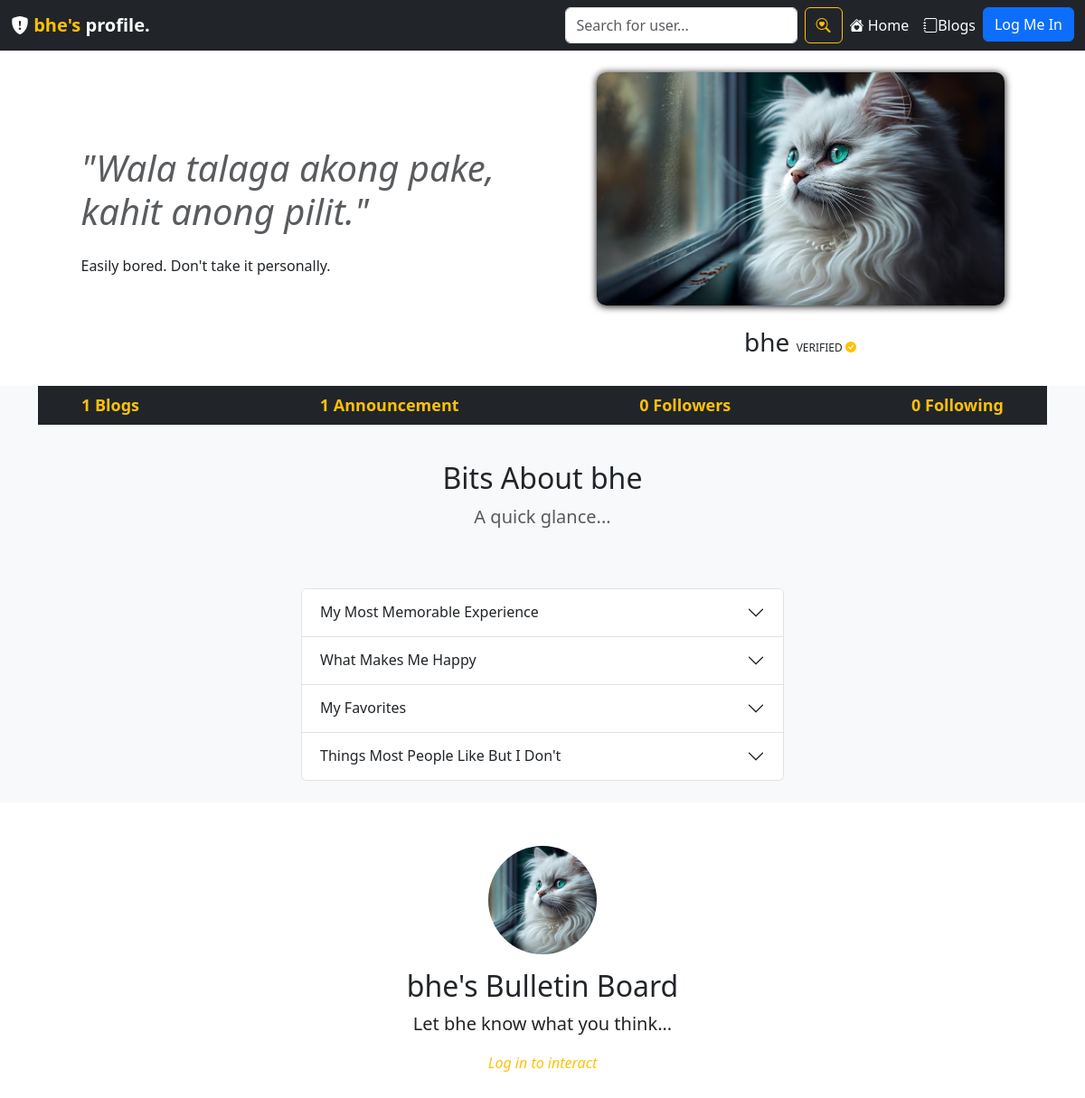
/bhe/, run on the app's committed database.
### users/models.py (models this page shows)
class Profile(models.Model):
    user = models.OneToOneField(User, on_delete=models.CASCADE)
    motto = models.TextField(max_length=300, default="Best friends don’t let you do stupid things alone.")
    about_yourself = models.TextField(max_length=2000, default="😀")
    profile_pic = models.ImageField(default='profilepic.jpg',upload_to='profile_pictures')
    q1 = models.TextField(max_length=1000, default="No answer yet.")
    q2 = models.TextField(max_length=1000, default="No answer yet.")
    q3 = models.TextField(max_length=1000, default="No answer yet.")
    q4 = models.TextField(max_length=1000, default="No answer yet.")
    verified = models.BooleanField(default=False)
    def __str__(self):
        return self.user.username

### users/views.py (the view)
# urls.py: path('<str:username>/',user_views.profile,name='profile')
def profile(request, username):
    profile_user = get_object_or_404(User, username=username)
    profile = get_object_or_404(Profile, user=profile_user)
    user_blog_count = Blog.objects.filter(author=profile_user).count()
    user_object = User.objects.get(username=username)
    user_profile = Profile.objects.get(user=user_object)
    user_posts = BulletinBoard.objects.filter(user=username)
    user_posts_length = len(user_posts)
    user_followers = FollowersCount.objects.filter(follower=username)
    user_followers_length = len(user_followers)
    user_following = FollowersCount.objects.filter(user=username)
    user_following_length = len(user_following)
    follower = request.user.username
    user = username
    if FollowersCount.objects.filter(follower=follower, user=user).first():
        button_text = 'Unfollow'
    else :
        button_text = 'Follow'
    context = {
        'user_object': user_object,
        'user_profile': user_profile,
        'user_posts': user_posts,
        'user_posts_length': user_posts_length,
        'user_followers': user_followers,
        'user_followers_length': user_followers_length,
        'user_following': user_following,
        'user_following_length': user_following_length,
        'button_text': button_text,
        'profile_user': profile_user,
        'profile': profile,
        'user_blog_count': user_blog_count,
    }
    posts = ProfileBulletinBoard.objects.filter(user=profile_user).order_by('created_at')
    return render(request, 'users/profile.html', context)

### users/templates/users/profile.html (shortened to what this page needs)
{% load static %}
{% load user_tags %}
<!doctype html>
<html lang="en">
<head>
    <link href="https://cdn.jsdelivr.net/npm/bootstrap@5.3.2/dist/css/bootstrap.min.css" rel="stylesheet">
    <link rel="stylesheet" href="https://cdn.jsdelivr.net/npm/bootstrap-icons@1.11.2/font/bootstrap-icons.min.css">
</head>
<body>
    <nav class="navbar navbar-expand-md navbar-dark fixed-top bg-dark">
        <div class="container-xxl">
            <span class="navbar-brand">
                {% if request.user == profile.user %}
                    <span class="fw-bold">
                        <i class="bi bi-shield-fill-exclamation text-warning"></i>
                        Your own profile.
                    </span>
                {% else %}
                    <span class="fw-bold text-white">
                        <i class="bi bi-shield-fill-exclamation"></i>
                        <span class="text-warning">{{ profile.user }}'s</span> profile.
                    </span>
                {% endif %}
            </span>
            <div class="collapse navbar-collapse justify-content-end align-center" id="main-nav">
                <ul class="navbar-nav">
                    <form class="d-flex" role="search" action="{% url 'users:search' %}" method='POST'>
                        <input class="form-control me-2" type="text" name="username" placeholder="Search for user..." aria-label="Search">
                        <button class="btn btn-outline-warning" type="submit"><i class="bi bi-search-heart"></i></button>
                    </form>
                    <li class="nav-item">
                        <a href="{% url 'users:index' %}" class="nav-link text-white">
                            <i class="bi bi-house-heart-fill text-white"></i>
                            Home
                        </a>
                    </li>
                    <li class="nav-item">
                        <a href="{% url 'blogs:blogs' %}" class="nav-link text-white"><i class="bi bi-journal"></i>Blogs</a>
                    </li>
                    {% if user.is_authenticated %}
                    <li class="nav-item">
                        <a href="{% url 'logout' %}" class="btn btn-outline-warning">Log Me Out, Gotta Run</a>
                    </li>
                    {% else %}
                    <li class="nav-item">
                        <a href="{% url 'login' %}" class="btn btn-primary">Log Me In</a>
                    </li>
                    {% endif %}
                </ul>
            </div>
        </div>
    </nav>
    <section id="yaela">
        <div class="container-lg" style="margin-top:80px;">
            <div class="row justify-content-center align-items-center">
                <div class="col-md-6 text-center text-md-start">
                    <h1>
                        <div class="display-6 text-muted"><i>"{{ profile.motto }}"</i></div>
                    </h1>
                    <p class="lead my-4">{{ profile.about_yourself|linebreaks }}</p>
                </div>
                <div class="col-sm-8 col-md-5 text-center">
                        <img class="img-fluid mb-4" style="box-shadow: 0 1px 8px black;
                        border-radius: 10px;" src="{{ profile.profile_pic.url }}" alt="">
                    <form action="{% url 'users:follow' %}" method="POST">
                        <h3>{{ profile.user.username }}
                            {% if profile.verified %}
                            <span>
                                <span style="font-size:12px;">VERIFIED <i class="bi bi-check-circle-fill text-warning"></i>
                            </span>
                            {% endif %}
                        </h3>
                    </form>
                </div>
            </div>
        </div>
    </section>
    <section id="profile-about-me" class="bg-light">
        <div class="container">
            <div class="justify-content-center align-items-center">
                <ul class="navbar nav my-4 bg-light mx-auto px-5 d-flex flex-wrap ustify-content-center align-items-center bg-dark">
                    <li>
                        <a href="{% url 'blogs:user-blogs' username=profile %}" style="text-decoration:none; font-size:18px; font-weight:bold;" class="text-warning"></i>{{ user_blog_count }} Blogs</a>
                    </li>
                    <li>
                        <a href="{% url 'users:user-announcements' username=profile %}" style="text-decoration:none; font-size:18px; font-weight:bold;" class="text-warning">
                        {% if user_posts_length == 1%}
                            </i>{{user_posts_length}} Announcement</a>
                        {% else %}
                            </i>{{user_posts_length}} Announcements</a>
                        {% endif %}
                    </li>
                    <li>
                        <a href="{% url 'users:user-followers' username=profile %}" style="text-decoration:none; font-size:18px; font-weight:bold;" class="text-warning">
                        {% if user_following_length == 1%}
                            </i>{{user_following_length}} Follower</a>
                        {% else %}
                            </i>{{user_following_length}} Followers</a>
                        {% endif %}
                    </li>
                    <li>
                        <a href="{% url 'users:user-following' username=profile %}" style="text-decoration:none; font-size:18px; font-weight:bold;" class="text-warning">
                            </i>{{user_followers_length}} Following</a>
                    </li>
                </ul>
            </div>
        </div>
        <div class="container-md">
            <div class="text-center mt-3 pt-3" >
                <h2>Bits About {{ profile.user }}</h2>
                <p class="lead text-muted">A quick glance...</p>
            </div>
            <div class="row my-2 g-5 justify-content-around align-items-center">
                <div class="col-lg-6 mb-4">
                <div class="accordion" id="chapters">
                    <div class="accordion-item">
                        <h2 class="accordion-header" id="heading-1">
                            <button class="accordion-button collapsed" type="button" data-bs-toggle="collapse"
                            data-bs-target="#chapter-1" aria-expanded="true"
                            aria-controls="chapter-1">My Most Memorable Experience</button>
                        </h2>
                    </div>
                    <div class="accordion-item">
                        <h2 class="accordion-header" id="heading-2">
                            <button class="accordion-button collapsed" type="button" data-bs-toggle="collapse"
                            data-bs-target="#chapter-2" aria-expanded="true"
                            aria-controls="chapter-2">What Makes Me Happy</button>
                        </h2>
                    </div>
                    <div class="accordion-item">
                        <h2 class="accordion-header" id="heading-3">
                            <button class="accordion-button collapsed" type="button" data-bs-toggle="collapse"
                            data-bs-target="#chapter-3" aria-expanded="false"
                            aria-controls="chapter-1">My Favorites</button>
                        </h2>
                    </div>
                    <div class="accordion-item">
                        <h2 class="accordion-header" id="heading-4">
                            <button class="accordion-button collapsed" type="button" data-bs-toggle="collapse"
                            data-bs-target="#chapter-4" aria-expanded="false"
                            aria-controls="chapter-1">Things Most People Like But I Don't</button>
                        </h2>
                    </div>
                </div>
            </div>
            </div>
        </div>
    </section>
    <section id="bulletin-board">
        <div class="container mb-0 pb-5 mt-5">
            <div class="text-center">
                <img width="120" height="120" style="object-fit:cover; border-radius:60px;" src="{{ profile.profile_pic.url }}"/><br>
            </div>
            <div class="text-center pt-3">
                {% if user != profile.user %}
                    <h2>{{ profile.user }}'s Bulletin Board</h2>
                    <p class="lead">Let {{ profile.user }} know what you think...</p>
                {% else %}
                    <h2>Your Bulletin Board</h2>
                    <p class="lead">What friends of <strong>{{profile.user}}</strong> say...</p>
                {% endif %}
            </div>
            <div class="row justify-content-center">
                <div class="col-md-8 text-center">
                    {% if user.is_authenticated %}
                        {% if user != profile.user %}
                            <form action="{% url 'users:profile-bulletin-board' username=profile.user %}" method="POST">
                                {% csrf_token %}
                                <div class="form-floating">
                                    <textarea class="form-control" name="content" id="floatingTextarea" oninput="autoAdjustTextarea()"></textarea>
                                    <label for="floatingTextarea"><span class="text-secondary fst-italic">Say something...</span></label>
                                </div>
                                <button type="submit" class="btn btn-warning mt-3">
                                    Post on {{ profile.user }}'s Bulletin Board
                                </button>
                            </form>
                        {% else %}
                            <p style="margin-bottom:1px; font-size:12px;">(You cannot make announcements on your own profile,</p>
                            <a href="{% url 'users:show-bulletin-board' %}" class="text-warning fst-italic" style="text-decoration:none;"> Post something on the public Bulletin Board</a>
                            <p style="font-size:12px;"> instead)</p>
                        {% endif %}
                    {% else %}
                        <a class="fst-italic text-warning" style="text-decoration:none;" href="/login">Log in to interact</a>
                    {% endif %}
                </div>
            </div>
        </div>
    </section>
</body>
</html>

### data on the page
Profile: user "bhe", motto "Wala talaga akong pake, kahit anong pilit.", about_yourself "Easily bored. Don't take it personally.", profile_pic (picture), user.username "bhe"

### other printed values
{{ user_blog_count }} "1"
{{ user_posts_length }} "1"
{{ user_following_length }} "0"
{{ user_followers_length }} "0"
